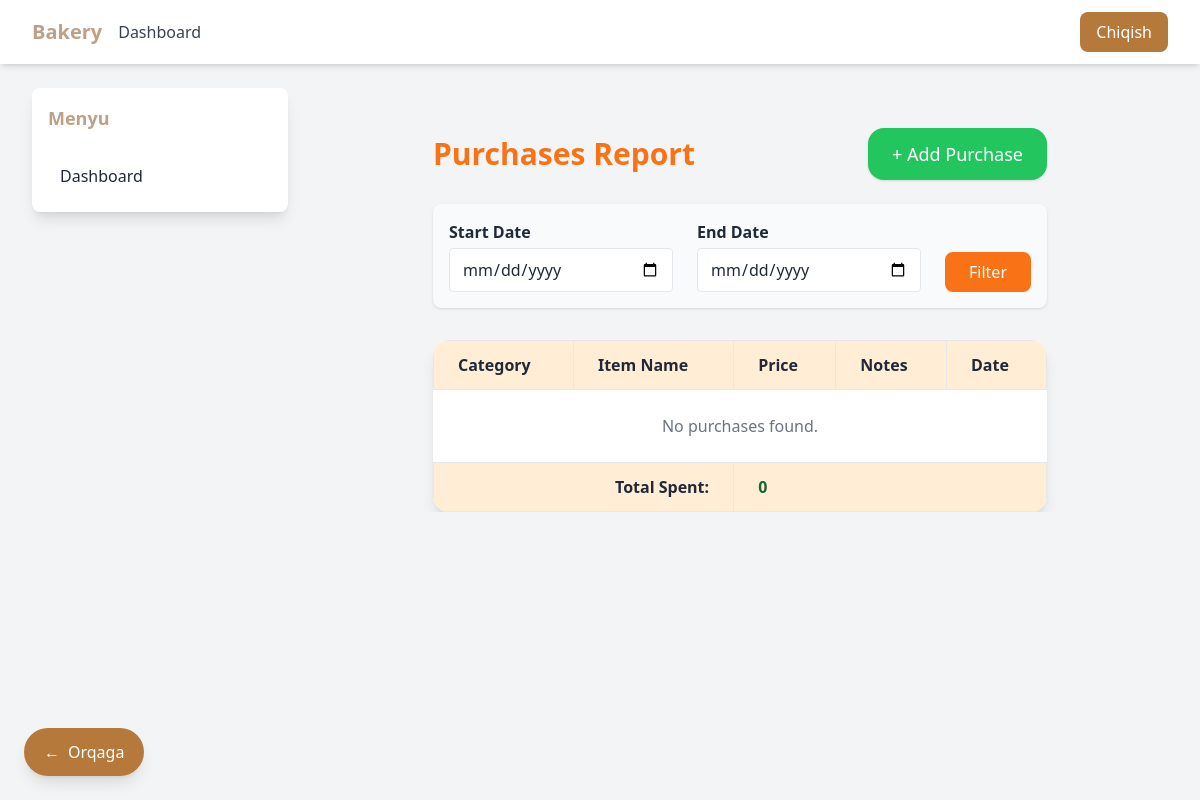
The page /reports/purchases/ on the database as committed earlier.
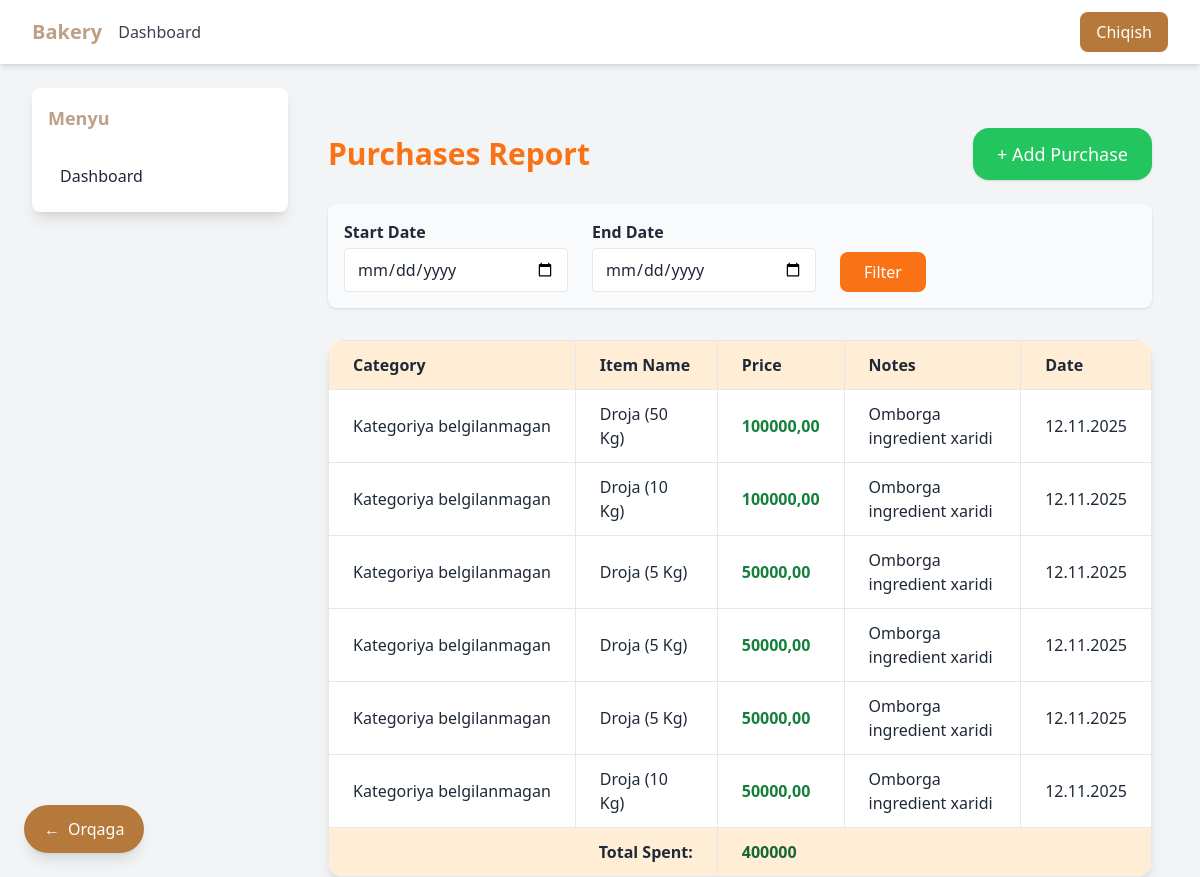
The same page on the database as committed later.
### reports/models.py (models this page shows, shortened)
class Purchase(models.Model):
    category = models.ForeignKey(Category, on_delete=models.CASCADE, null=True, blank=True)
    item_name = models.CharField(max_length=255, verbose_name="Nomi")
    unit_price = models.DecimalField(max_digits=12, decimal_places=2, verbose_name="Narxi (so‘mda)")
    purchase_date = models.DateField(default=timezone.now, verbose_name="Sana")
    notes = models.TextField(blank=True, null=True, verbose_name="Izoh")
    created_at = models.DateTimeField(auto_now_add=True)
    class Meta:
        ordering = ["-purchase_date"]
        verbose_name = "Xarid"
        verbose_name_plural = "Xaridlar"

### reports/views.py (the view)
# urls.py: path("purchases/", views.purchase_list, name="purchase_list"),
def purchase_list(request):
    start_date = request.GET.get("start_date")
    end_date = request.GET.get("end_date")
    purchases = Purchase.objects.select_related("category").all()
    if start_date and end_date:
        purchases = purchases.filter(purchase_date__range=[start_date, end_date])
    purchases_by_category = {}
    for p in purchases:
        category_name = p.category.name if p.category else "Kategoriya belgilanmagan"
        if category_name not in purchases_by_category:
            purchases_by_category[category_name] = []
        purchases_by_category[category_name].append(p)
    total_cost = purchases.aggregate(total=Sum('unit_price'))['total'] or 0
    context = {
        "purchases_by_category": purchases_by_category,
        "total_cost": total_cost,
        "start_date": start_date,
        "end_date": end_date,
    }
    return render(request, "reports/purchase_report.html", context)

### reports/templates/reports/purchase_report.html
{% extends 'base.html' %}
{% block content %}
<div class="max-w-7xl mx-auto mt-10 px-4">
    <div class="flex justify-between items-center mb-6 flex-wrap gap-4">
        <h2 class="text-3xl font-bold text-orange-500">Purchases Report</h2>
        <a href="{% url 'reports:purchase_create' %}"
           class="bg-green-500 text-white px-6 py-3 rounded-2xl shadow hover:bg-green-600 transition text-lg">
           + Add Purchase
        </a>
    </div>
    <form method="get" class="flex flex-wrap gap-6 mb-8 items-end bg-gray-50 p-4 rounded-lg shadow">
        <div>
            <label class="block font-semibold mb-1">Start Date</label>
            <input type="date" name="start_date" value="{{ start_date }}"
                   class="border rounded px-3 py-2 w-48 sm:w-56">
        </div>
        <div>
            <label class="block font-semibold mb-1">End Date</label>
            <input type="date" name="end_date" value="{{ end_date }}"
                   class="border rounded px-3 py-2 w-48 sm:w-56">
        </div>
        <button type="submit"
                class="bg-orange-500 text-white px-6 py-2 rounded-lg hover:bg-orange-600 transition">
            Filter
        </button>
    </form>
    <div class="bg-white rounded-2xl shadow-lg overflow-hidden">
        <div class="overflow-x-auto">
            <table class="w-full border-collapse text-sm md:text-base">
                <thead class="bg-orange-100">
                    <tr>
                        <th class="px-3 md:px-6 py-3 border text-left whitespace-nowrap">Category</th>
                        <th class="px-3 md:px-6 py-3 border text-left whitespace-nowrap">Item Name</th>
                        <th class="px-3 md:px-6 py-3 border text-left whitespace-nowrap">Price</th>
                        <th class="px-3 md:px-6 py-3 border text-left whitespace-nowrap hidden md:table-cell">Notes</th>
                        <th class="px-3 md:px-6 py-3 border text-left whitespace-nowrap">Date</th>
                    </tr>
                </thead>
                <tbody>
                    {% for category, items in purchases_by_category.items %}
                        {% for p in items %}
                            <tr class="hover:bg-orange-50 transition">
                                <td class="px-3 md:px-6 py-3 border whitespace-nowrap">{{ category }}</td>
                                <td class="px-3 md:px-6 py-3 border">{{ p.item_name }}</td>
                                <td class="px-3 md:px-6 py-3 border text-green-700 font-semibold whitespace-nowrap">{{ p.unit_price }}</td>
                                <td class="px-3 md:px-6 py-3 border hidden md:table-cell">{% if p.notes %}{{ p.notes }}{% else %}-{% endif %}</td>
                                <td class="px-3 md:px-6 py-3 border whitespace-nowrap">{{ p.purchase_date|date:"d.m.Y" }}</td>
                            </tr>
                        {% endfor %}
                    {% empty %}
                        <tr>
                            <td colspan="5" class="text-center py-6 text-gray-500">No purchases found.</td>
                        </tr>
                    {% endfor %}
                </tbody>
                <tfoot class="bg-orange-100 font-semibold">
                    <tr>
                        <td colspan="2" class="px-3 md:px-6 py-3 border text-right whitespace-nowrap">Total Spent:</td>
                        <td colspan="3" class="px-3 md:px-6 py-3 border text-green-800 whitespace-nowrap">{{ total_cost }}</td>
                    </tr>
                </tfoot>
            </table>
        </div>
    </div>
</div>
{% endblock %}

Rows that differ between the two databases and show on the page:
added Purchase: category "Kategoriya belgilanmagan", item_name "Droja (50 Kg)", unit_price "100000,00", notes "Omborga ingredient xaridi", purchase_date "12.11.2025"
added Purchase: category "Kategoriya belgilanmagan", item_name "Droja (10 Kg)", unit_price "100000,00", notes "Omborga ingredient xaridi", purchase_date "12.11.2025"
added Purchase: category "Kategoriya belgilanmagan", item_name "Droja (5 Kg)", unit_price "50000,00", notes "Omborga ingredient xaridi", purchase_date "12.11.2025"
added Purchase: category "Kategoriya belgilanmagan", item_name "Droja (5 Kg)", unit_price "50000,00", notes "Omborga ingredient xaridi", purchase_date "12.11.2025"
added Purchase: category "Kategoriya belgilanmagan", item_name "Droja (5 Kg)", unit_price "50000,00", notes "Omborga ingredient xaridi", purchase_date "12.11.2025"
added Purchase: category "Kategoriya belgilanmagan", item_name "Droja (10 Kg)", unit_price "50000,00", notes "Omborga ingredient xaridi", purchase_date "12.11.2025"
Other text that changed with them:
{{ total_cost }}: "0" → "400000"
text no longer shown: "No purchases found."
